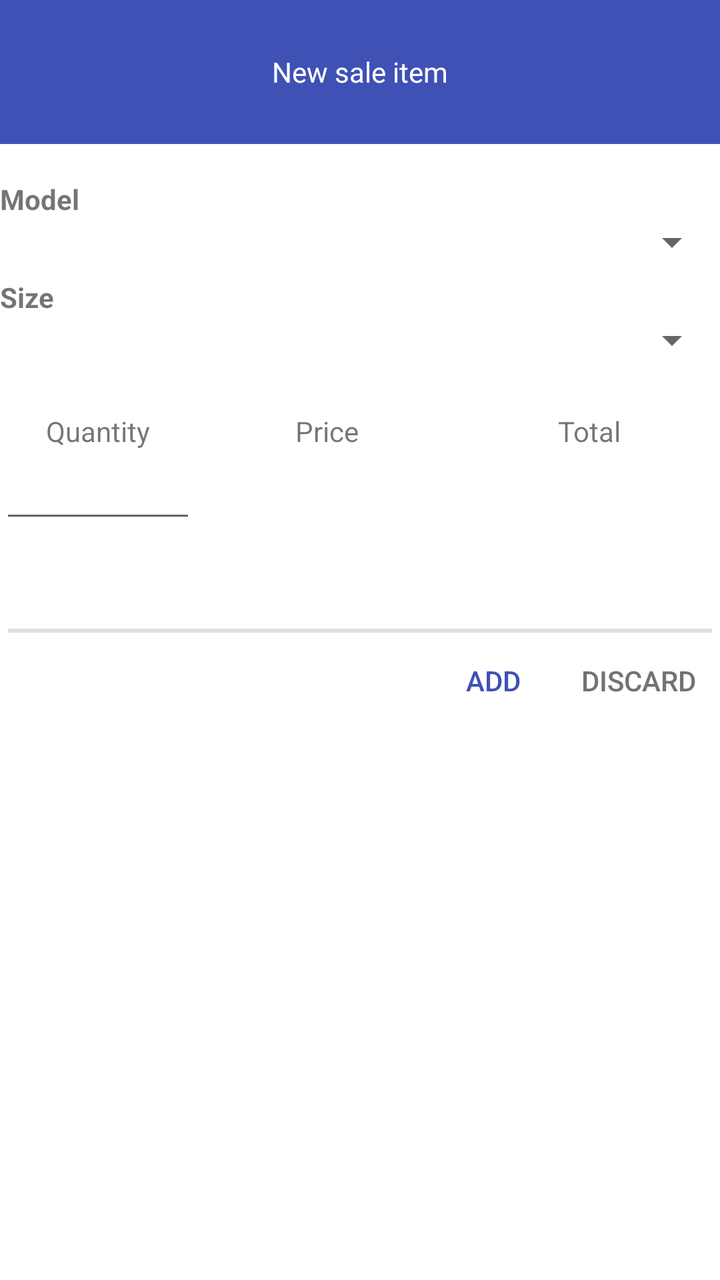
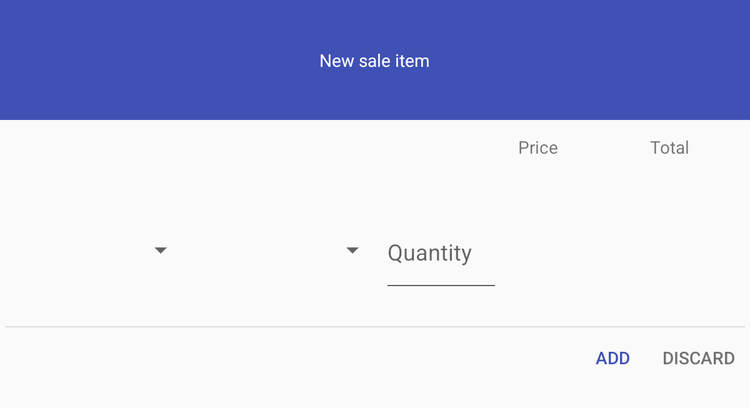

An Android layout and its configuration variant, each rendered on a device that would load it. The default file and the variant file are quoted in full after the pictures.
<!-- AndroidManifest.xml: application theme AppTheme -->
<!-- res/layout/fragment_dialog_add_sale_item.xml -->
<LinearLayout xmlns:android="http://schemas.android.com/apk/res/android"
    xmlns:tools="http://schemas.android.com/tools"
    android:orientation="vertical"
    android:layout_width="match_parent"
    android:layout_height="match_parent"
    android:background="#fff">

    <ScrollView
        android:layout_width="fill_parent"
        android:layout_height="fill_parent">

        <LinearLayout
            android:layout_width="fill_parent"
            android:layout_height="wrap_content"
            android:orientation="vertical">

    <LinearLayout
        android:layout_width="fill_parent"
        android:layout_height="72dp"
        android:gravity="center"
        android:background="@color/primary">

        <TextView
            android:layout_width="wrap_content"
            android:layout_height="wrap_content"
            android:text="@string/title_add_dialog_new_sale"
            android:textColor="@color/text_color"/>
    </LinearLayout>


    <LinearLayout
        android:layout_width="fill_parent"
        android:layout_height="fill_parent"
        android:orientation="vertical"
        android:layout_marginTop="12dp"
        android:layout_marginBottom="48dp"
        android:layout_marginLeft="@dimen/space_horizontal"
        android:layout_marginRight="@dimen/space_horizontal">

        <TextView
            android:layout_width="wrap_content"
            android:layout_height="wrap_content"
            android:text="Model"
            android:layout_marginTop="6dp"
            android:textStyle="bold"/>


        <Spinner
                style="@style/Widget.IOSched.HeaderBar.Spinner"
                android:id="@+id/spin_model"
                android:layout_width="fill_parent"
                android:layout_height="wrap_content"/>

        <TextView
            android:layout_width="wrap_content"
            android:layout_height="wrap_content"
            android:text="Size"
            android:layout_marginTop="6dp"
            android:textStyle="bold"/>

            <Spinner
                style="@style/Widget.IOSched.HeaderBar.Spinner"
                android:id="@+id/spin_size"
                android:layout_width="fill_parent"
                android:layout_height="wrap_content"/>


        <LinearLayout
            android:layout_width="fill_parent"
            android:layout_height="wrap_content"
            android:orientation="horizontal"
            android:layout_marginTop="12dp">
            <TextView
                android:layout_height="wrap_content"
                android:layout_width="0dp"
                android:layout_weight="3"
                android:text="Quantity"
                android:layout_marginTop="12dp"
                android:gravity="center"

                />

            <TextView
                android:layout_height="wrap_content"
                android:layout_width="0dp"
                android:layout_weight="4"
                android:text="@string/product_price"
                android:layout_marginTop="12dp"
                android:gravity="center"
                />

            <TextView
                android:layout_height="wrap_content"
                android:layout_width="0dp"
                android:layout_weight="4"
                android:text="Total"
                android:layout_marginTop="12dp"
                android:gravity="center"
                />


        </LinearLayout>

        <LinearLayout
            android:layout_width="fill_parent"
            android:layout_height="wrap_content"
            android:orientation="horizontal">

        <EditText
                android:id="@+id/et_quantity"
                android:layout_height="wrap_content"
                android:layout_width="0dp"
                android:layout_weight="3"
                android:hint=""
                android:gravity="center_horizontal"
                android:inputType="numberDecimal"
                />

            <TextSwitcher
                android:id="@+id/text_view_price"
                android:layout_height="wrap_content"
                android:layout_width="0dp"
                android:layout_weight="4"
                android:gravity="center"
                android:inputType="numberDecimal"
                tools:text="$200"
                android:textColor="@color/secondary_text"
                android:textStyle="bold"
                android:text="$0.00"
                />



            <TextSwitcher
                android:id="@+id/text_total_line"
                android:layout_height="wrap_content"
                android:layout_width="0dp"
                android:layout_weight="4"
                android:gravity="center"
                android:inputType="numberDecimal"
                tools:text="$200"
                android:textStyle="bold"
                android:text="$0.00"

                />
            </LinearLayout>
    </LinearLayout>

    <View
        android:layout_width="match_parent"
        android:layout_height="2dp"
        android:layout_marginLeft="4dp"
        android:layout_marginRight="4dp"
        android:background="?android:attr/dividerHorizontal"
        android:layout_alignParentTop="true"/>
    <LinearLayout
        android:layout_width="fill_parent"
        android:layout_height="48dp"
        android:orientation="horizontal"
        android:gravity="center_vertical|right">




        <Button
            android:id="@+id/btn_add_new_sale_item"
            android:layout_width="wrap_content"
            android:layout_height="36dp"
            android:text="@string/add_action_title"
            android:background="?android:attr/selectableItemBackground"
            android:minWidth="@dimen/button_min_width"
            android:paddingLeft="12dp"
            android:paddingRight="12dp"
            android:textColor="@color/primary"/>

        <Button
            android:id="@+id/btn_discard_stock_item"
            android:layout_width="wrap_content"
            android:layout_height="36dp"
            android:text="@string/discard_action_title"
            android:background="?android:attr/selectableItemBackground"
            android:minWidth="@dimen/button_min_width"
            android:paddingLeft="12dp"
            android:paddingRight="12dp"
            android:textColor="@color/secondary_text"

            />


    </LinearLayout>
        </LinearLayout>
    </ScrollView>

</LinearLayout>
<!-- resources referenced by this layout -->
<resources>
  <color name="primary">#3F51B5</color>
  <color name="secondary_text">#727272</color>
  <color name="text_color">#FFFFFF</color>
  <dimen name="button_min_width">64dp</dimen>
  <dimen name="space_horizontal">24dp</dimen>
  <string name="add_action_title">Add</string>
  <string name="discard_action_title">Discard</string>
  <string name="product_price">Price</string>
  <string name="title_add_dialog_new_sale">New sale item</string>
  <style name="AppTheme" parent="Theme.AppCompat.Light.NoActionBar">
          
  
          
          <item name="colorPrimary">@color/primary</item>
  
      
          <item name="colorPrimaryDark">@color/primary_dark</item>
  
      
          <item name="colorAccent">@color/accent</item>
  
  
      
  
  
      </style>
  <color name="primary_dark">#303F9F</color>
  <color name="accent">#E040FB</color>
</resources>
<!-- res/layout-sw600dp/fragment_dialog_add_sale_item.xml (the repository's variant of the layout above) -->
<!-- drawn on a 7-inch tablet held upright -->
<LinearLayout xmlns:android="http://schemas.android.com/apk/res/android"
    xmlns:tools="http://schemas.android.com/tools"
    android:orientation="vertical"
    android:layout_width="wrap_content"
    android:layout_height="wrap_content">

    <ScrollView
        android:layout_width="fill_parent"
        android:layout_height="fill_parent">

        <LinearLayout
            android:layout_width="fill_parent"
            android:layout_height="wrap_content"
            android:orientation="vertical">

    <LinearLayout
        android:layout_width="fill_parent"
        android:layout_height="96dp"
        android:gravity="center"
        android:background="@color/primary">

        <TextView
            android:layout_width="wrap_content"
            android:layout_height="wrap_content"
            android:text="@string/title_add_dialog_new_sale"
            android:textColor="@color/text_color"/>
    </LinearLayout>



    <LinearLayout
        android:layout_width="fill_parent"
        android:layout_height="wrap_content"
        android:orientation="horizontal"
        android:layout_marginLeft="12dp"
        android:layout_marginRight="12dp"
        android:layout_marginTop="12dp"
        android:layout_marginBottom="24dp">
        <View
            android:layout_width="0dp"
            android:layout_height="fill_parent"
            android:layout_weight="7"/>

        <TextView
            android:layout_width="0dp"
            android:layout_height="wrap_content"
            android:layout_weight="2"
            android:text="Price"
            android:gravity="center"
            />

        <TextView
            android:layout_width="0dp"
            android:layout_height="wrap_content"
            android:layout_weight="2"
            android:text="Total"
            android:gravity="center"
            />
        </LinearLayout>

    <LinearLayout
        android:layout_width="fill_parent"
        android:layout_height="wrap_content"
        android:orientation="vertical"
        android:layout_marginTop="12dp"
        android:layout_marginBottom="24dp"
        android:layout_marginLeft="12dp"
        android:layout_marginRight="12dp">


        <LinearLayout
            android:layout_width="fill_parent"
            android:layout_height="74dp"
            android:orientation="horizontal"
            android:gravity="bottom">


            <Spinner
                style="@style/Widget.IOSched.HeaderBar.Spinner"
                android:id="@+id/spin_model"
                android:layout_width="0dp"
                android:layout_height="fill_parent"
                android:layout_weight="3"

                />

            <Spinner
                style="@style/Widget.IOSched.HeaderBar.Spinner"
                android:id="@+id/spin_size"
                android:layout_width="60dp"
                android:layout_height="fill_parent"
                android:layout_weight="2"
                />

            <EditText
                android:id="@+id/et_quantity"
                android:layout_width="0dp"
                android:layout_height="fill_parent"
                android:layout_weight="2"
                android:hint="@string/hint_quantity_stock"
                android:gravity="center_vertical"
                android:inputType="numberDecimal"

                />

            <TextSwitcher
                android:id="@+id/text_view_price"
                android:layout_width="0dp"
                android:layout_height="fill_parent"
                android:layout_weight="2"
                android:gravity="center"
                android:inputType="numberDecimal"
                tools:text="$200"
                android:textColor="@color/secondary_text"
                android:textStyle="bold"
                android:text="$0.00"
                />

            <TextSwitcher
                android:id="@+id/text_total_line"
                android:layout_width="0dp"
                android:layout_height="fill_parent"
                android:layout_weight="2"
                android:gravity="center"
                android:inputType="numberDecimal"
                tools:text="$200"
                android:textColor="@color/secondary_text"
                android:textStyle="bold"
                android:text="$0.00"
                />
        </LinearLayout>
    </LinearLayout>

    <View
        android:layout_width="match_parent"
        android:layout_height="1dip"
        android:layout_marginLeft="4dip"
        android:layout_marginRight="4dip"
        android:background="?android:attr/dividerHorizontal"
        android:layout_alignParentTop="true"/>
    <LinearLayout
        android:layout_width="fill_parent"
        android:layout_height="48dp"
        android:orientation="horizontal"
        android:gravity="center_vertical|right">




        <Button
            android:id="@+id/btn_add_new_sale_item"
            android:layout_width="wrap_content"
            android:layout_height="36dp"
            android:text="@string/add_action_title"
            android:background="?android:attr/selectableItemBackground"
            android:minWidth="@dimen/button_min_width"
            android:paddingLeft="12dp"
            android:paddingRight="12dp"
            android:textColor="@color/primary"/>

        <Button
            android:id="@+id/btn_discard_stock_item"
            android:layout_width="wrap_content"
            android:layout_height="36dp"
            android:text="@string/discard_action_title"
            android:background="?android:attr/selectableItemBackground"
            android:minWidth="@dimen/button_min_width"
            android:paddingLeft="12dp"
            android:paddingRight="12dp"
            android:textColor="@color/secondary_text"

            />


    </LinearLayout>
        </LinearLayout>
    </ScrollView>

</LinearLayout>
<!-- resources referenced by the variant -->
<!-- as a 7-inch tablet held upright resolves them -->
<resources>
  <color name="primary">#3F51B5</color>
  <color name="secondary_text">#727272</color>
  <color name="text_color">#FFFFFF</color>
  <!-- from res/values-sw600dp/ -->
  <dimen name="button_min_width">56dp</dimen>
  <string name="add_action_title">Add</string>
  <string name="discard_action_title">Discard</string>
  <string name="hint_quantity_stock">Quantity</string>
  <string name="title_add_dialog_new_sale">New sale item</string>
  <style name="AppTheme" parent="Theme.AppCompat.Light.NoActionBar">
          
  
          
          <item name="colorPrimary">@color/primary</item>
  
      
          <item name="colorPrimaryDark">@color/primary_dark</item>
  
      
          <item name="colorAccent">@color/accent</item>
  
  
      
  
  
      </style>
  <color name="primary_dark">#303F9F</color>
  <color name="accent">#E040FB</color>
</resources>
